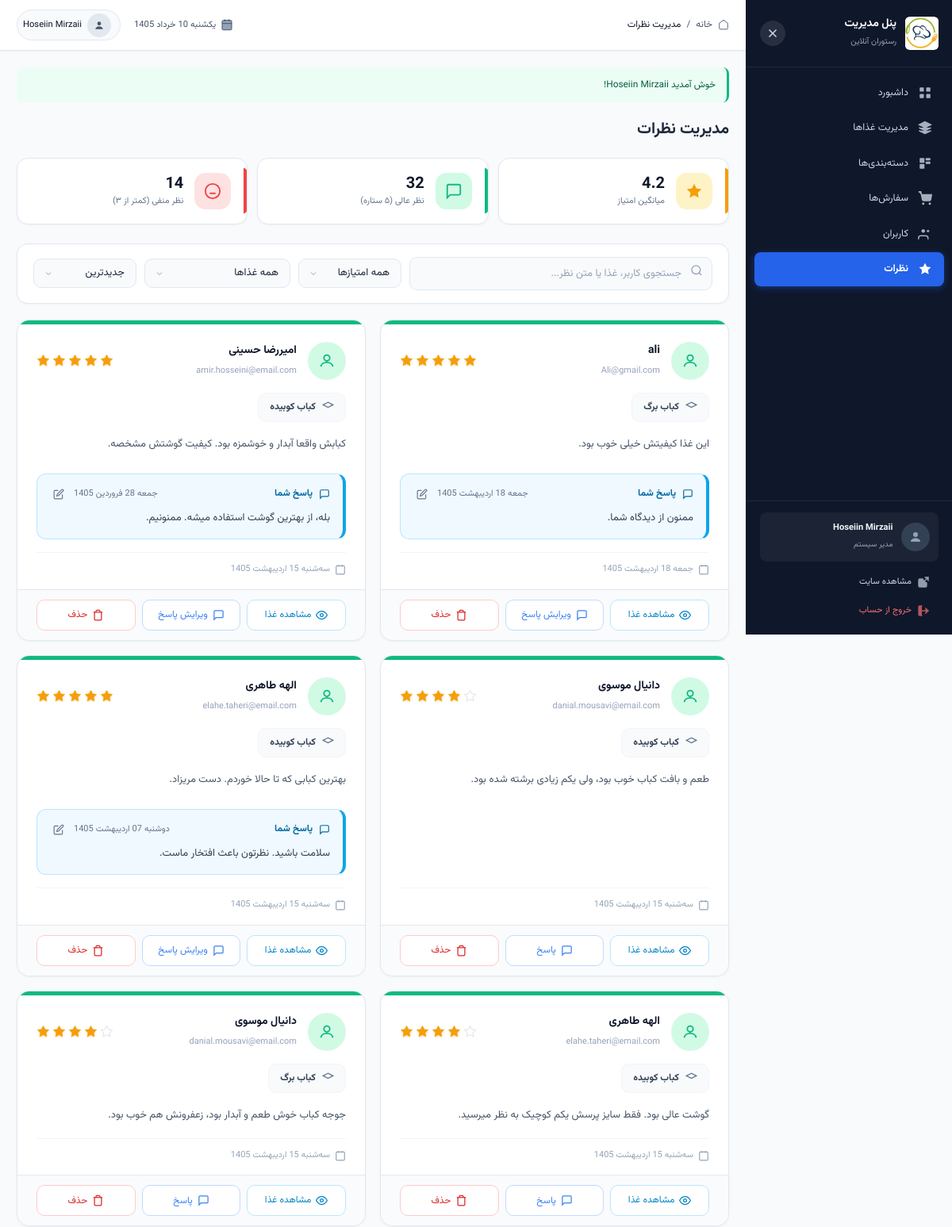
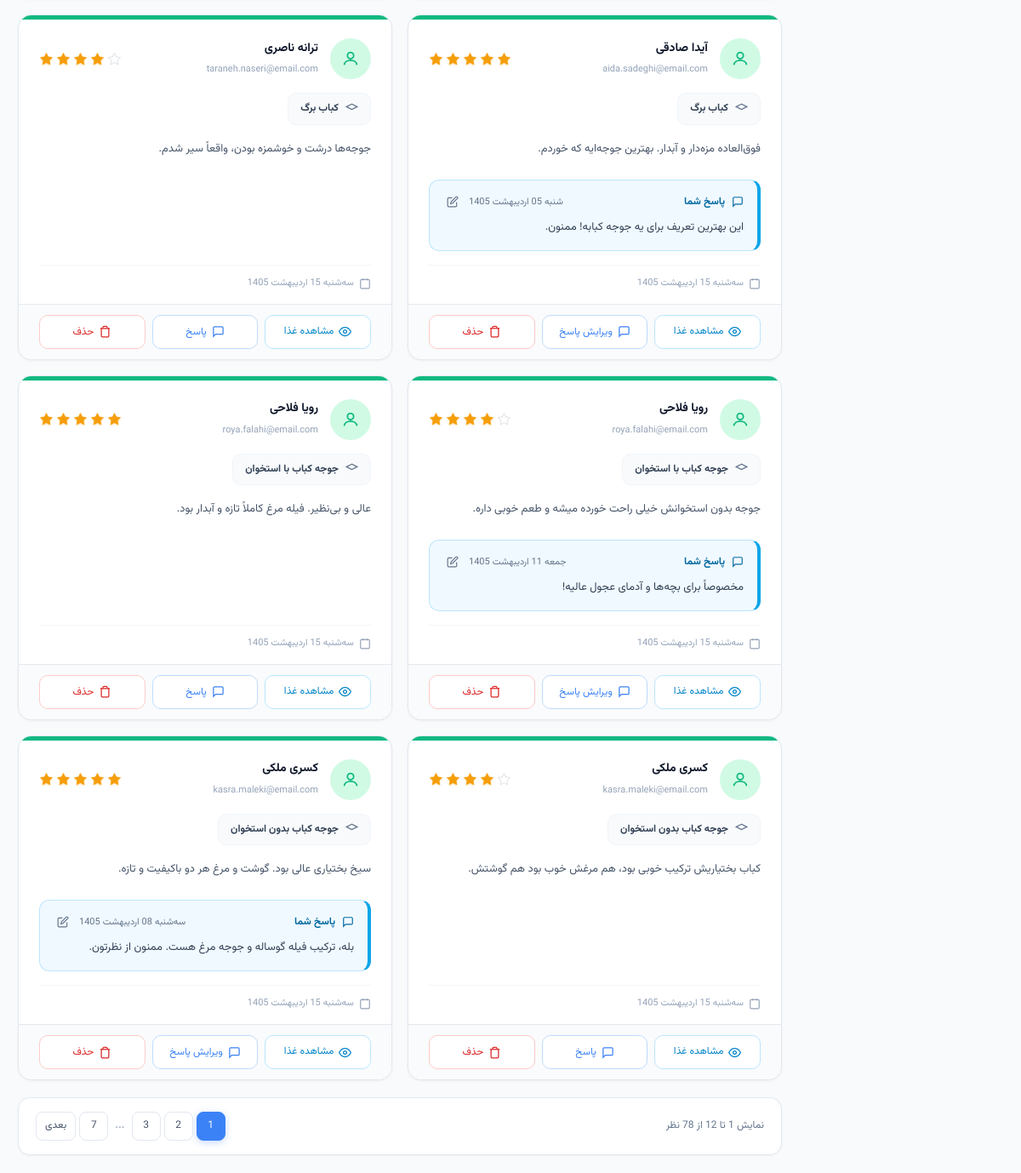
Screenshot of /admin/reviews.php (signed in) with the database file from the repository (2 pictures, top to bottom).
### tables this page shows
CREATE TABLE `reviews` (
  `id` int(11) NOT NULL,
  `user_id` int(11) NOT NULL,
  `food_id` int(11) NOT NULL,
  `rating` tinyint(4) NOT NULL CHECK (`rating` between 1 and 5),
  `comment` text DEFAULT NULL,
  `admin_reply` text DEFAULT NULL,
  `admin_reply_date` timestamp NULL DEFAULT NULL,
  `replied_by` int(11) DEFAULT NULL,
  `is_approved` tinyint(1) DEFAULT 1,
  `created_at` timestamp NOT NULL DEFAULT current_timestamp()
);

CREATE TABLE `users` (
  `id` int(11) NOT NULL,
  `full_name` varchar(100) NOT NULL,
  `email` varchar(100) NOT NULL,
  `phone` varchar(15) DEFAULT NULL,
  `password` varchar(255) NOT NULL,
  `role` enum('user','admin') DEFAULT 'user',
  `created_at` timestamp NOT NULL DEFAULT current_timestamp()
);

CREATE TABLE `foods` (
  `id` int(11) NOT NULL,
  `category_id` int(11) NOT NULL,
  `name` varchar(100) NOT NULL,
  `description` text DEFAULT NULL,
  `price` decimal(10,2) NOT NULL,
  `image` varchar(255) DEFAULT NULL,
  `is_available` tinyint(1) DEFAULT 1,
  `created_at` timestamp NOT NULL DEFAULT current_timestamp()
);

### admin/reviews.php (the view, shortened to what this page needs)
<?php
require_once '../includes/header_admin.php';
$search = isset($_GET['search']) ? sanitize($_GET['search']) : '';
$sort = isset($_GET['sort']) ? $_GET['sort'] : 'newest';
$page = isset($_GET['page']) ? max(1, (int)$_GET['page']) : 1;
$per_page = 12;
$where = [];
$where_clause = !empty($where) ? 'WHERE ' . implode(' AND ', $where) : '';
$order_clause = 'ORDER BY r.created_at DESC';
$count_sql = "SELECT COUNT(*) as total FROM reviews r JOIN users u ON r.user_id = u.id JOIN foods f ON r.food_id = f.id $where_clause";
$count_result = mysqli_query($conn, $count_sql);
$total_reviews = mysqli_fetch_assoc($count_result)['total'];
$total_pages = ceil($total_reviews / $per_page);
$offset = ($page - 1) * $per_page;
$reviews_sql = "SELECT r.*, u.full_name as user_name, u.email as user_email,
                f.name as food_name, f.id as food_id
                FROM reviews r
                JOIN users u ON r.user_id = u.id
                JOIN foods f ON r.food_id = f.id
                $where_clause
                $order_clause
                LIMIT $offset, $per_page";
$reviews_result = mysqli_query($conn, $reviews_sql);
$stats = mysqli_fetch_assoc(mysqli_query(
    $conn,
    "SELECT
        COUNT(*) as total,
        IFNULL(AVG(rating), 0) as avg_rating,
        SUM(CASE WHEN rating = 5 THEN 1 ELSE 0 END) as five_star,
        SUM(CASE WHEN rating = 4 THEN 1 ELSE 0 END) as four_star,
        SUM(CASE WHEN rating <= 3 THEN 1 ELSE 0 END) as low_star,
        SUM(CASE WHEN DATE(created_at) = CURDATE() THEN 1 ELSE 0 END) as today_new
     FROM reviews"
));
?>
<link rel="stylesheet" href="../assets/css/admin_reviews.css">
<div class="page-toolbar">
    <h2>مدیریت نظرات</h2>
</div>
<div class="stats-mini-row">
    <div class="stat-mini-card">
        <div class="stat-mini-icon" style="background:#fef3c7;">
            <svg viewBox="0 0 24 24" xmlns="http://www.w3.org/2000/svg" style="fill:#f59e0b;stroke:none;">
                <polygon points="12 2 15.09 8.26 22 9.27 17 14.14 18.18 21.02 12 17.77 5.82 21.02 7 14.14 2 9.27 8.91 8.26 12 2" />
            </svg>
        </div>
        <div class="stat-mini-info">
            <strong><?php echo number_format($stats['avg_rating'], 1); ?></strong>
            <span>میانگین امتیاز</span>
        </div>
    </div>
    <div class="stat-mini-card">
        <div class="stat-mini-icon" style="background:#d1fae5;">
            <svg viewBox="0 0 24 24" xmlns="http://www.w3.org/2000/svg" style="fill:none;stroke:#10b981;stroke-width:2;">
                <path d="M21 15a2 2 0 01-2 2H7l-4 4V5a2 2 0 012-2h14a2 2 0 012 2z" />
            </svg>
        </div>
        <div class="stat-mini-info">
            <strong><?php echo number_format($stats['five_star']); ?></strong>
            <span>نظر عالی (۵ ستاره)</span>
        </div>
    </div>
    <div class="stat-mini-card">
        <div class="stat-mini-icon" style="background:#fee2e2;">
            <svg viewBox="0 0 24 24" xmlns="http://www.w3.org/2000/svg" style="fill:none;stroke:#ef4444;stroke-width:2;">
                <circle cx="12" cy="12" r="10" />
                <line x1="8" y1="15" x2="16" y2="15" />
            </svg>
        </div>
        <div class="stat-mini-info">
            <strong><?php echo number_format($stats['low_star']); ?></strong>
            <span>نظر منفی (کمتر از ۳)</span>
        </div>
    </div>
</div>
<div class="filters-card">
    <form method="GET" action="">
        <div class="filters-row">
            <div class="search-wrap">
                <span class="search-icon">
                </span>
                <input type="text" name="search" placeholder="جستجوی کاربر، غذا یا متن نظر..."
                    value="<?php echo htmlspecialchars($search); ?>">
            </div>
            <select name="rating" class="filter-select" onchange="this.form.submit()">
                <option value="">همه امتیازها</option>
            </select>
            <select name="food_id" class="filter-select" onchange="this.form.submit()">
                <option value="">همه غذاها</option>
            </select>
            <select name="sort" class="filter-select" onchange="this.form.submit()">
                <option value="newest" <?php echo $sort === 'newest' ? 'selected' : ''; ?>>جدیدترین</option>
            </select>
        </div>
    </form>
</div>
<div class="reviews-grid">
    <?php if (mysqli_num_rows($reviews_result) > 0): ?>
        <?php while ($review = mysqli_fetch_assoc($reviews_result)):
            $stripe_color = $review['rating'] >= 4 ? '#10b981' : ($review['rating'] >= 3 ? '#f59e0b' : '#ef4444');
            $avatar_bg = $review['rating'] >= 4 ? '#d1fae5' : ($review['rating'] >= 3 ? '#fef3c7' : '#fee2e2');
            $avatar_stroke = $review['rating'] >= 4 ? '#10b981' : ($review['rating'] >= 3 ? '#f59e0b' : '#ef4444');
        ?>
            <div class="review-card">
                <div class="review-card-stripe" style="background:<?php echo $stripe_color; ?>"></div>
                <div class="review-card-body">
                    <div class="review-user-row">
                        <div class="review-avatar" style="background:<?php echo $avatar_bg; ?>;">
                            <svg viewBox="0 0 24 24" xmlns="http://www.w3.org/2000/svg"
                                style="fill:none;stroke:<?php echo $avatar_stroke; ?>;stroke-width:2;">
                                <circle cx="12" cy="8" r="4" />
                                <path d="M4 20c0-4 4-6 8-6s8 2 8 6" />
                            </svg>
                        </div>
                        <div class="review-user-info">
                            <strong><?php echo $review['user_name']; ?></strong>
                            <span><?php echo $review['user_email']; ?></span>
                        </div>
                        <div class="review-stars">
                            <?php for ($i = 1; $i <= 5; $i++): ?>
                                <svg viewBox="0 0 24 24" xmlns="http://www.w3.org/2000/svg"
                                    class="star <?php echo $i <= $review['rating'] ? 'filled' : 'empty'; ?>">
                                    <polygon points="12 2 15.09 8.26 22 9.27 17 14.14 18.18 21.02 12 17.77 5.82 21.02 7 14.14 2 9.27 8.91 8.26 12 2" />
                                </svg>
                            <?php endfor; ?>
                        </div>
                    </div>
                    <div class="review-food-tag">
                        <svg viewBox="0 0 24 24" xmlns="http://www.w3.org/2000/svg" style="fill:none;stroke:currentColor;stroke-width:2;">
                            <path d="M12 2L2 7l10 5 10-5-10-5z" />
                        </svg>
                        <strong><?php echo $review['food_name']; ?></strong>
                    </div>
                    <?php if (!empty(trim($review['comment']))): ?>
                        <p class="review-text"><?php echo nl2br(htmlspecialchars($review['comment'])); ?></p>
                    <?php else: ?>
                        <p style="font-size:12px;color:#94a3b8;font-style:italic;">بدون متن</p>
                    <?php endif; ?>
                    <?php if (!empty($review['admin_reply'])): ?>
                        <div class="admin-reply-box">
                            <div class="admin-reply-header">
                                <svg viewBox="0 0 24 24" xmlns="http://www.w3.org/2000/svg" style="fill:none;stroke:currentColor;stroke-width:2;">
                                    <path d="M21 15a2 2 0 01-2 2H7l-4 4V5a2 2 0 012-2h14a2 2 0 012 2z" />
                                </svg>
                                پاسخ شما
                                <span class="admin-reply-date"><?php echo fullJalaliDate($review['admin_reply_date']); ?></span>
                                <button class="btn-edit-reply" onclick="editReply(<?php echo $review['id']; ?>, '<?php echo addslashes(htmlspecialchars($review['admin_reply'])); ?>')" title="ویرایش پاسخ">
                                    <svg viewBox="0 0 24 24" xmlns="http://www.w3.org/2000/svg" style="fill:none;stroke:currentColor;stroke-width:2;">
                                        <path d="M11 4H4a2 2 0 0 0-2 2v14a2 2 0 0 0 2 2h14a2 2 0 0 0 2-2v-7" />
                                        <path d="M18.5 2.5a2.121 2.121 0 0 1 3 3L12 15l-4 1 1-4 9.5-9.5z" />
                                    </svg>
                                </button>
                            </div>
                            <p class="admin-reply-text"><?php echo nl2br(htmlspecialchars($review['admin_reply'])); ?></p>
                        </div>
                    <?php endif; ?>
                    <div class="review-card-footer">
                        <span class="review-date">
                            <svg viewBox="0 0 24 24" xmlns="http://www.w3.org/2000/svg" style="fill:none;stroke:currentColor;stroke-width:2;">
                                <rect x="3" y="4" width="18" height="18" rx="2" />
                                <line x1="16" y1="2" x2="16" y2="6" />
                                <line x1="8" y1="2" x2="8" y2="6" />
                            </svg>
                            <?php echo fullJalaliDate($review['created_at']); ?>
                        </span>
                    </div>
                </div>
                <div class="review-card-actions">
                    <a href="../main/food-detail.php?id=<?php echo $review['food_id']; ?>" class="btn btn-outline-info" title="مشاهده غذا">
                        <svg viewBox="0 0 24 24" xmlns="http://www.w3.org/2000/svg" style="fill:none;stroke:currentColor;stroke-width:2;">
                            <path d="M1 12s4-8 11-8 11 8 11 8-4 8-11 8-11-8-11-8z" />
                            <circle cx="12" cy="12" r="3" />
                        </svg>
                        مشاهده غذا
                    </a>
                    <button class="btn btn-outline-primary" onclick="openReplyModal(<?php echo $review['id']; ?>, '<?php echo addslashes($review['user_name']); ?>')" title="پاسخ به نظر">
                        <svg viewBox="0 0 24 24" xmlns="http://www.w3.org/2000/svg" style="fill:none;stroke:currentColor;stroke-width:2;">
                            <path d="M21 15a2 2 0 01-2 2H7l-4 4V5a2 2 0 012-2h14a2 2 0 012 2z" />
                        </svg>
                        <?php echo !empty($review['admin_reply']) ? 'ویرایش پاسخ' : 'پاسخ'; ?>
                    </button>
                    <button class="btn btn-outline-danger"
                        onclick="deleteReview(<?php echo $review['id']; ?>, '<?php echo addslashes($review['user_name']); ?>')">
                        <svg viewBox="0 0 24 24" xmlns="http://www.w3.org/2000/svg" style="fill:none;stroke:currentColor;stroke-width:2;">
                            <polyline points="3 6 5 6 21 6" />
                            <path d="M19 6v14a2 2 0 01-2 2H7a2 2 0 01-2-2V6m3 0V4a2 2 0 012-2h4a2 2 0 012 2v2" />
                        </svg>
                        حذف
                    </button>
                </div>
            </div>
        <?php endwhile; ?>
    <?php endif; ?>
</div>
<?php if ($total_pages > 1): ?>
    <div class="pagination-row">
        <div class="pagination-info">
            نمایش <?php echo min(($page - 1) * $per_page + 1, $total_reviews); ?>
            تا <?php echo min($page * $per_page, $total_reviews); ?>
            از <?php echo number_format($total_reviews); ?> نظر
        </div>
        <div class="pagination">
            <?php
            $query_params = array_filter($_GET);
            unset($query_params['page']);
            $base_url = 'reviews.php?' . http_build_query($query_params);
            ?>
            <?php for ($i = 1; $i <= $total_pages; $i++):
                if ($i == 1 || $i == $total_pages || ($i >= $page - 2 && $i <= $page + 2)): ?>
                    <a href="<?php echo $base_url; ?>&page=<?php echo $i; ?>"
                        class="page-link <?php echo $i === $page ? 'active' : ''; ?>"><?php echo $i; ?></a>
                <?php elseif ($i == $page - 3 || $i == $page + 3): ?>
                    <span class="page-dots">...</span>
            <?php endif;
            endfor; ?>
            <?php if ($page < $total_pages): ?>
                <a href="<?php echo $base_url; ?>&page=<?php echo $page + 1; ?>" class="page-link">بعدی</a>
            <?php endif; ?>
        </div>
    </div>
<?php endif; ?>
<?php require_once '../includes/footer_admin.php'; ?>

### assets/css/header_admin.css (style rules this page uses)
*, *::before, *::after { margin: 0; padding: 0; box-sizing: border-box; }
:root { --sidebar-width: 260px; --header-height: 64px; --primary: #2563eb; --primary-light: #dbeafe; --primary-dark: #1d4ed8; --sidebar-bg: #0f172a; --sidebar-hover: #1e293b; --sidebar-active: #2563eb; --bg-main: #f8fafc; --text-primary: #0f172a; --text-secondary: #475569; --text-muted: #94a3b8; --border: #e2e8f0; --danger: #ef4444; --success: #10b981; --warning: #f59e0b; --shadow-sm: 0 1px 2px rgba(0, 0, 0, 0.05); --shadow: 0 1px 3px rgba(0, 0, 0, 0.1), 0 1px 2px rgba(0, 0, 0, 0.06); --shadow-md: 0 4px 6px -1px rgba(0, 0, 0, 0.1); --radius: 8px; --transition: all 0.2s ease; }
html { font-size: 14px; scroll-behavior: smooth; }
body { font-family: "Vazirmatn", Tahoma, sans-serif; background: var(--bg-main); color: var(--text-primary); line-height: 1.6; overflow-x: hidden; min-height: 100vh; }
a { text-decoration: none; color: inherit; }
button { border: none; background: none; cursor: pointer; font-family: inherit; }
.nav-icon svg { width: 18px; height: 18px; fill: currentColor; }

### rows the page displays
reviews: rating 5 (drawn), user.full_name "ali", user.email "Ali@gmail.com", food.name "کباب برگ", comment "این غذا کیفیتش خیلی خوب بود.", admin_reply_date "جمعه 18 اردیبهشت 1405", admin_reply "ممنون از دیدگاه شما.", created_at "جمعه 18 اردیبهشت 1405", shows "ویرایش پاسخ"
reviews: rating 5 (drawn), user.full_name "امیررضا حسینی", user.email "amir.hosseini@email.com", food.name "کباب کوبیده", comment "کبابش واقعا آبدار و خوشمزه بود. کیفیت گوشتش مشخصه.", admin_reply_date "جمعه 28 فروردین 1405", admin_reply "بله، از بهترین گوشت استفاده میشه. ممنونیم.", created_at "سه‌شنبه 15 اردیبهشت 1405", shows "ویرایش پاسخ"
reviews: rating 4 (drawn), user.full_name "دانیال موسوی", user.email "danial.mousavi@email.com", food.name "کباب کوبیده", comment "طعم و بافت کباب خوب بود، ولی یکم زیادی برشته شده بود.", created_at "سه‌شنبه 15 اردیبهشت 1405", shows "پاسخ"
reviews: rating 5 (drawn), user.full_name "الهه طاهری", user.email "elahe.taheri@email.com", food.name "کباب کوبیده", comment "بهترین کبابی که تا حالا خوردم. دست مریزاد.", admin_reply_date "دوشنبه 07 اردیبهشت 1405", admin_reply "سلامت باشید. نظرتون باعث افتخار ماست.", created_at "سه‌شنبه 15 اردیبهشت 1405", shows "ویرایش پاسخ"
reviews: rating 4 (drawn), user.full_name "الهه طاهری", user.email "elahe.taheri@email.com", food.name "کباب کوبیده", comment "گوشت عالی بود. فقط سایز پرسش یکم کوچیک به نظر میرسید.", created_at "سه‌شنبه 15 اردیبهشت 1405", shows "پاسخ"
reviews: rating 4 (drawn), user.full_name "دانیال موسوی", user.email "danial.mousavi@email.com", food.name "کباب برگ", comment "جوجه کباب خوش طعم و آبدار بود، زعفرونش هم خوب بود.", created_at "سه‌شنبه 15 اردیبهشت 1405", shows "پاسخ"
reviews: rating 5 (drawn), user.full_name "آیدا صادقی", user.email "aida.sadeghi@email.com", food.name "کباب برگ", comment "فوق‌العاده مزه‌دار و آبدار. بهترین جوجه‌ایه که خوردم.", admin_reply_date "شنبه 05 اردیبهشت 1405", admin_reply "این بهترین تعریف برای یه جوجه کبابه! ممنون.", created_at "سه‌شنبه 15 اردیبهشت 1405", shows "ویرایش پاسخ"
reviews: rating 4 (drawn), user.full_name "ترانه ناصری", user.email "taraneh.naseri@email.com", food.name "کباب برگ", comment "جوجه‌ها درشت و خوشمزه بودن، واقعاً سیر شدم.", created_at "سه‌شنبه 15 اردیبهشت 1405", shows "پاسخ"
reviews: rating 4 (drawn), user.full_name "رویا فلاحی", user.email "roya.falahi@email.com", food.name "جوجه کباب با استخوان", comment "جوجه بدون استخوانش خیلی راحت خورده میشه و طعم خوبی داره.", admin_reply_date "جمعه 11 اردیبهشت 1405", admin_reply "مخصوصاً برای بچه‌ها و آدمای عجول عالیه!", created_at "سه‌شنبه 15 اردیبهشت 1405", shows "ویرایش پاسخ"
reviews: rating 5 (drawn), user.full_name "رویا فلاحی", user.email "roya.falahi@email.com", food.name "جوجه کباب با استخوان", comment "عالی و بی‌نظیر. فیله مرغ کاملاً تازه و آبدار بود.", created_at "سه‌شنبه 15 اردیبهشت 1405", shows "پاسخ"
reviews: rating 4 (drawn), user.full_name "کسری ملکی", user.email "kasra.maleki@email.com", food.name "جوجه کباب بدون استخوان", comment "کباب بختیاریش ترکیب خوبی بود، هم مرغش خوب بود هم گوشتش.", created_at "سه‌شنبه 15 اردیبهشت 1405", shows "پاسخ"
reviews: rating 5 (drawn), user.full_name "کسری ملکی", user.email "kasra.maleki@email.com", food.name "جوجه کباب بدون استخوان", comment "سیخ بختیاری عالی بود. گوشت و مرغ هر دو باکیفیت و تازه.", admin_reply_date "سه‌شنبه 08 اردیبهشت 1405", admin_reply "بله، ترکیب فیله گوساله و جوجه مرغ هست. ممنون از نظرتون.", created_at "سه‌شنبه 15 اردیبهشت 1405", shows "ویرایش پاسخ"

### other values shown
$item['title'] "داشبورد"
$item['title'] "مدیریت غذاها"
$item['title'] "دسته‌بندی‌ها"
$item['title'] "سفارش‌ها"
$item['title'] "کاربران"
$item['title'] "نظرات"
$adminName "Hoseiin Mirzaii"
$pageTitle "مدیریت نظرات"
$_SESSION['success'] "خوش آمدید Hoseiin Mirzaii!"
$stats['avg_rating'] "4.2"
$stats['five_star'] "32"
$stats['low_star'] "14"
$total_reviews "78"
